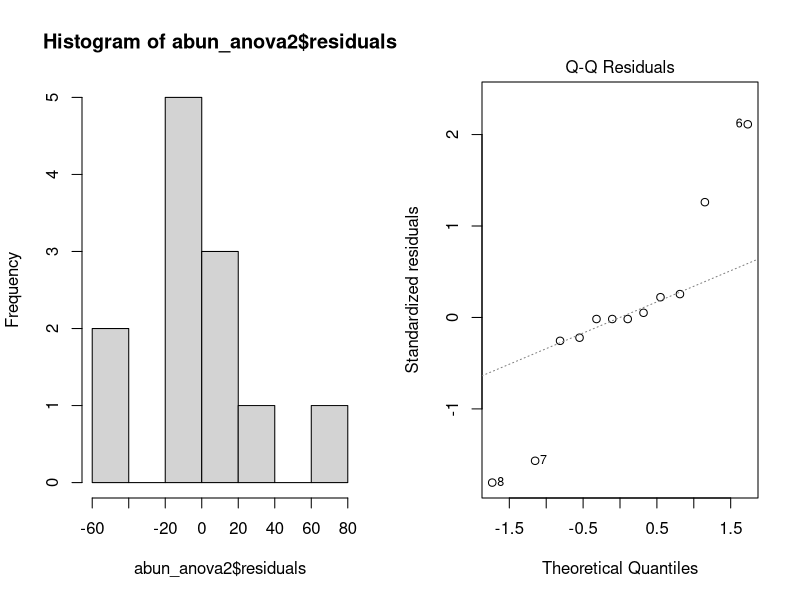
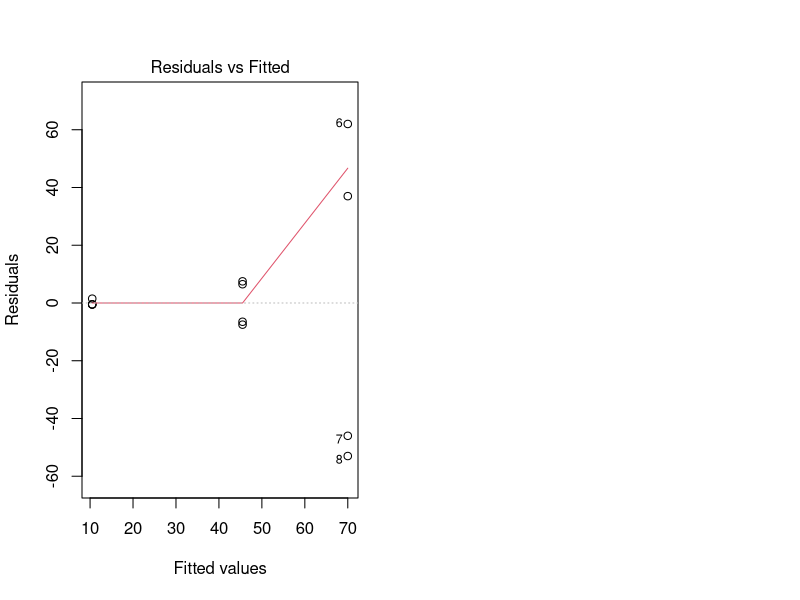
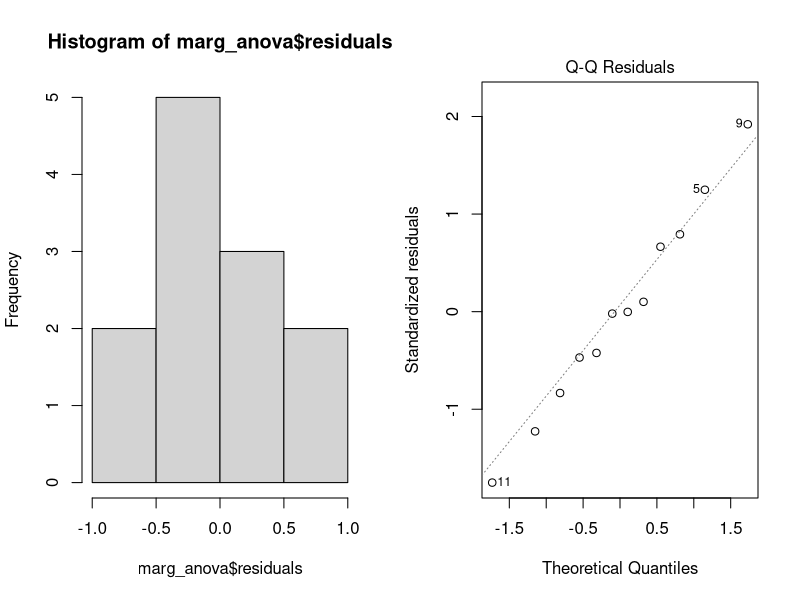
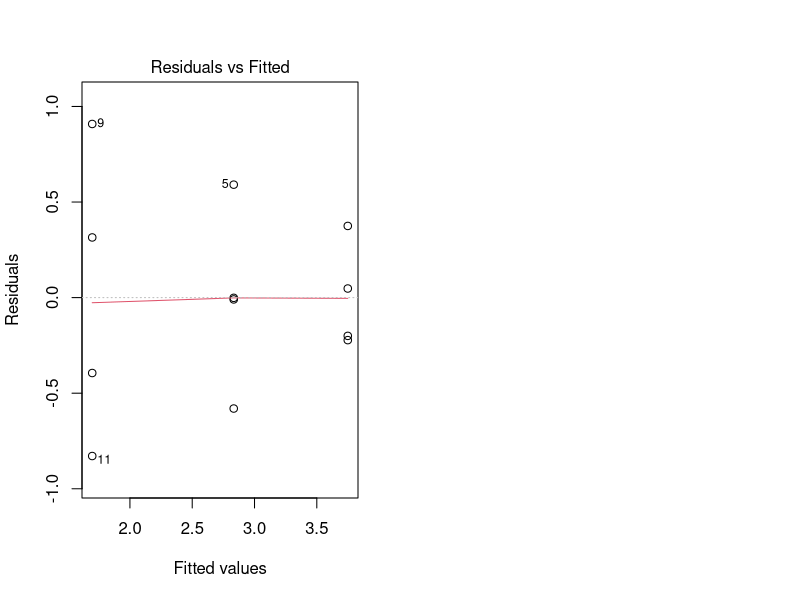
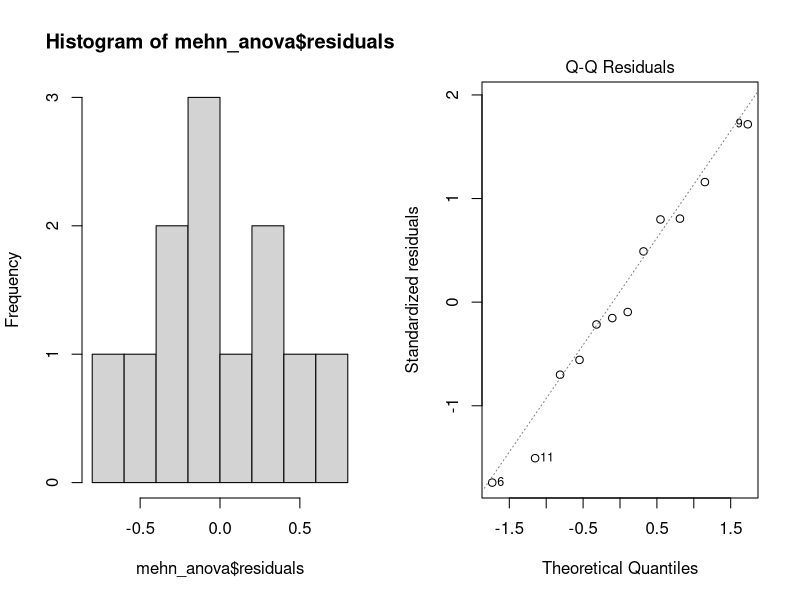
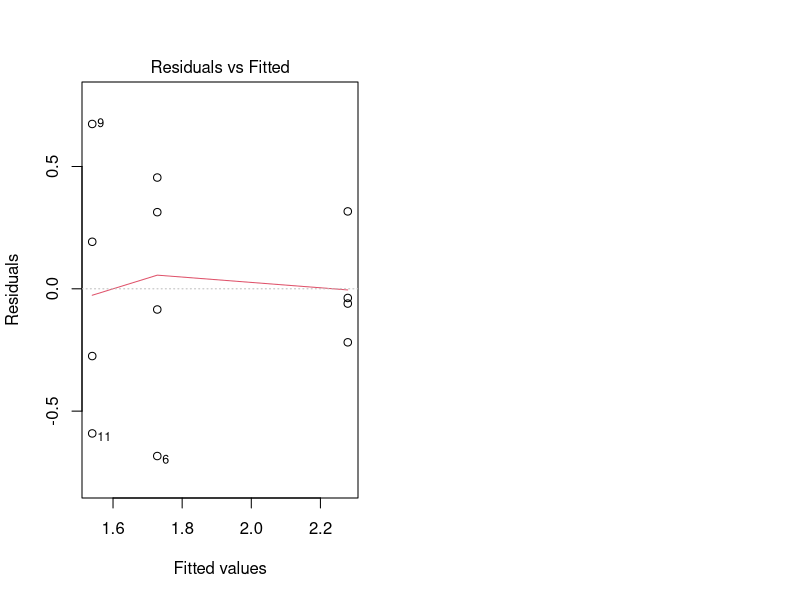
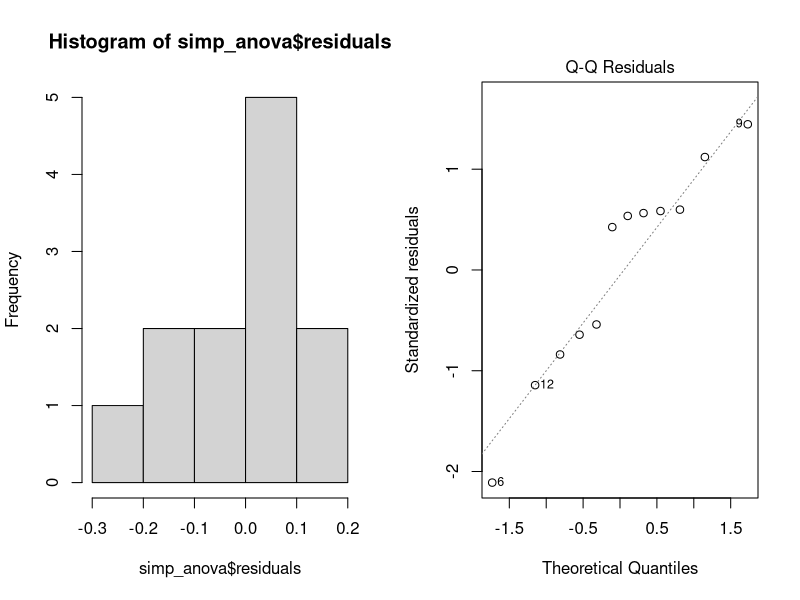
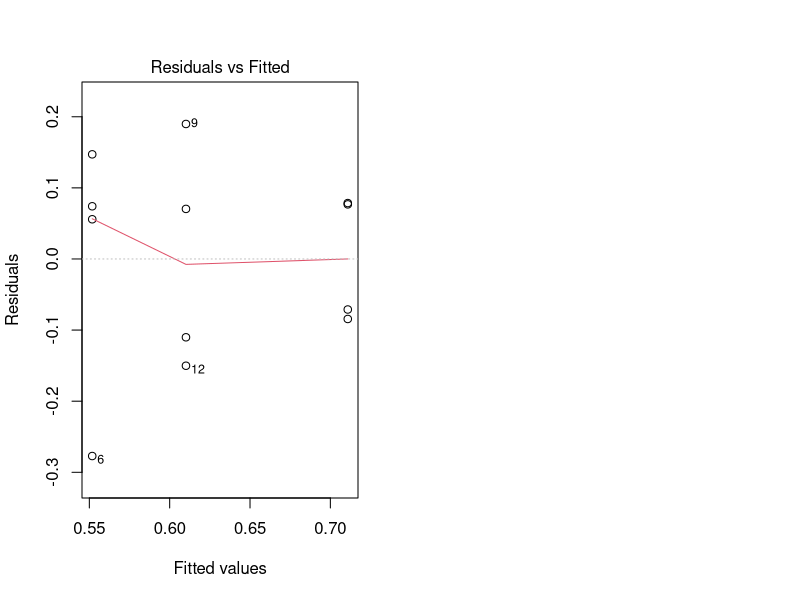

Write the R code that produced these figures, in order.
#Laura Barraclough
#Started: 13/02/2022
#email: s1729795@ed.ac.uk

# This script aims to conduct an Analysis of Variance (ANOVA) test on hypothesis 1
# based on the script from Coding Club Tutorials and documents provided for Professional
# skills for ecologists.

# Workflow:
# 1. Load libraries and data frame
# 2. State research question and variables
# 3. State hypothesis
# 4. Data formatting
# 5. One-way ANOVA
#   (i) Mean Abundance
#   (ii) Margalef's index
#   (iii) Menhinick's index
#   (iv) Simpson's index
# 6. Check assumptions


# 1. Load libraries and data frame ----
library(tidyverse)

setwd("C:/Users/lcbar/OneDrive/Documents/Dissertation_proj/undergrad_dissertation")
sum_data <- read.csv("sum_data2.csv")

# 2. Research questions and variables ----
  # Research question: How do the different indices for richness
  # and evenness vary with felling year.

  # Response variable is the various richness indices
  # Explanatory variable

# 3. State hypothesis ----
  # All species richness and evenness indices will be significantly higher in 1988
  # than those in 2008. 

# 4. Data formatting ----
View(sum_data)
str(sum_data)
  #Last_felled needs to be a vector
sum_data$Last_felled <- as.factor(as.character(sum_data$Last_felled))


# 5. One-way ANOVA ----
#   (i)
abun_anova2 <- aov(Total_abundance ~ Last_felled, data = sum_data)
summary(abun_anova2)


#   (ii)
marg_anova <- aov(Margalefs_RI ~ Last_felled, data = sum_data)
summary(marg_anova)

#   (iii)
mehn_anova <- aov(Menhinicks_RI ~ Last_felled, data = sum_data)
summary(mehn_anova)

#   (iv)
simp_anova <- aov(Simpsons_EI ~ Last_felled, data = sum_data)
summary(simp_anova)

# 6. Check assumptions ----
  #Assumptions are: data are normally distributes, varainces are homogenous, and observations are independant
# (i) Abundance
# Checking for normality
par(mfrow = c(1,2))
hist(abun_anova2$residuals)
plot(abun_anova2, which = 2)

# Checking for homoscedasticity  (homogeneity of variances)
plot(abun_anova2, which = 1)

# (ii) Margalefs
par(mfrow = c(1,2))
hist(marg_anova$residuals)
plot(marg_anova, which = 2)

# Checking for homoscedasticity  (homogeneity of variances)
plot(marg_anova, which = 1)

# (iii) Menhinicks
par(mfrow = c(1,2))
hist(mehn_anova$residuals)
plot(mehn_anova, which = 2)

# Checking for homoscedasticity  (homogeneity of variances)
plot(mehn_anova, which = 1)


# (iv) Simpsons
par(mfrow = c(1,2))
hist(simp_anova$residuals)
plot(simp_anova, which = 2)

# Checking for homoscedasticity  (homogeneity of variances)
plot(simp_anova, which = 1)
